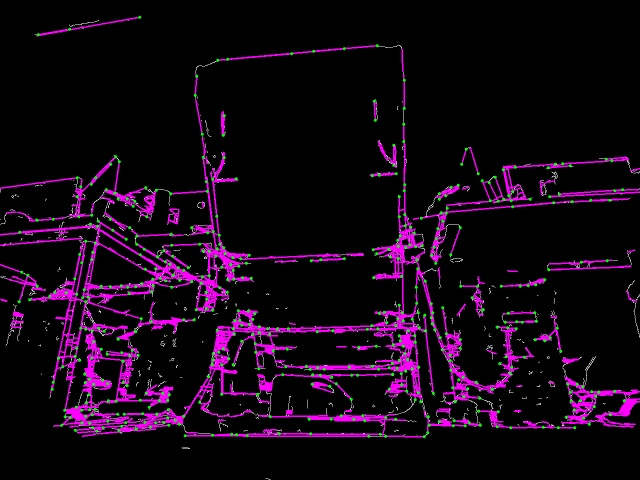
//> input picture eun-zi/0603/feature_images/ch_direction_img_10.jpg, 640 x 480 px, given in place of x-raw, format=BGR ! appsink, which was not available
$ ./slam_pipeline_cannyHough_feature   (built with g++ and OpenCV 4)
//> lines starting //> are read from the running program, lines starting //| are printed output that depends on the picture; after the words box and inside, x2 and y2 are one past the last pixel; in counts of white or black regions, pixels touching at a corner belong together; pictures that were not available may be replaced by others from this repository, and a replacement may not be noted
#include <opencv2/opencv.hpp>
#include <opencv2/features2d.hpp>
#include <opencv2/imgproc.hpp>
#include <iostream>
#include <algorithm>
#include <deque>
#include <thread>

// ORB 추출 민감도, 수평 매칭 허용 범위, 매칭 임계값
#define ORBTHRESHOLD 10
#define HORIZENTALITY 40
#define MATCHTHRESHOLD 40

using namespace std;
using namespace cv;

// Jetson Nano의 CSI 카메라를 위한 GStreamer 파이프라인 설정 함수
std::string get_pipeline(int sensor_id, int width, int height, int fps) {
    return "nvarguscamerasrc sensor-id=" + std::to_string(sensor_id) +
           " exposuretimerange=\"20000000 20000000\" gainrange=\"128 128\" wbmode=1" +
           " ! video/x-raw(memory:NVMM), width=" + std::to_string(width) +
           ", height=" + std::to_string(height) + ", framerate=" + std::to_string(fps) + "/1 ! " +
           "nvvidconv flip-method=0 ! video/x-raw, format=BGRx ! " +
           "videoconvert ! video/x-raw, format=BGR ! appsink";
}

int main() {
    // 이미지 해상도 및 FPS 설정
    int width = 3264, height = 2464, fps = 21;

    // 카메라 열기
    VideoCapture cap0(get_pipeline(0, width, height, fps), cv::CAP_GSTREAMER);
    VideoCapture cap1(get_pipeline(1, width, height, fps), cv::CAP_GSTREAMER);

    if (!cap0.isOpened() || !cap1.isOpened()) {
        cerr << "\n[ERROR] 카메라 열기 실패!" << endl;
        return -1;
    }

    Mat img_left, img_right;

    // 카메라 준비 기다림 (최대 1초 대기)
    int wait_count = 0;
    while(wait_count < 50){
        cap0.read(img_left);
        cap1.read(img_right);
        if(!img_left.empty() && !img_right.empty()){
            break;
        }
        wait_count++;
        this_thread::sleep_for(chrono::milliseconds(20));
    }
//> this loop made 1 pass
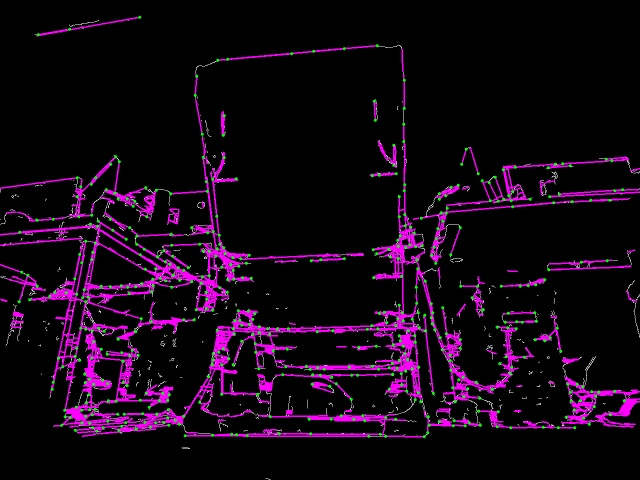
//> input picture eun-zi/0603/feature_images/ch_direction_img_10.jpg, 640 x 480 px, given in place of x-raw, format=BGR ! appsink, which was not available
//> img_left is the input picture: 480 rows x 640 cols, CV_8UC3; mean B, G, R 20.7, 6.7, 20.7
//> after the loop, wait_count = 0

    // 이미지 캡처 실패 시 종료
    if(img_left.empty() || img_right.empty()){
        cout << "Cannot read Image" << endl;
        return -1;
    }

    // 크기 조절 및 상하반전 (센서 방향 보정)
    resize(img_left, img_left, Size(1280, 960));
//> img_left: 960 rows x 1280 cols, CV_8UC3
    resize(img_right, img_right, Size(1280, 960));
    flip(img_left, img_left, -1);
    flip(img_right, img_right, -1);

    // RGB 이미지 저장
    imwrite("leftImage.jpg", img_left);
    imwrite("rightImage.jpg", img_right);

    // 그레이 변환 + 잡음 제거 + 대비 보정
    cvtColor(img_left, img_left, COLOR_BGR2GRAY);
//> img_left: 960 rows x 1280 cols, CV_8UC1
    cvtColor(img_right, img_right, COLOR_BGR2GRAY);
    medianBlur(img_left, img_left, 3);
//> img_left: 960 rows x 1280 cols, CV_8UC1; min 0, max 162, mean 12.3
    medianBlur(img_right, img_right, 3);
    Ptr<CLAHE> clahe = createCLAHE(2.0, Size(4, 4));
    clahe->apply(img_left, img_left);
    clahe->apply(img_right, img_right);

    // ORB 객체 생성 (키포인트 최대 수, 스케일, 피라미드 수 등)
    Ptr<ORB> orb = ORB::create(10000, 1.2f, 8, 31, 0, 2, ORB::HARRIS_SCORE, 31, ORBTHRESHOLD);

    // Canny 엣지 + HoughLinesP 직선 검출
    Mat canny_edges, canny_edges_right;
    vector<Vec4i> lines, lines_right;
    Canny(img_left, canny_edges, 50, 100);
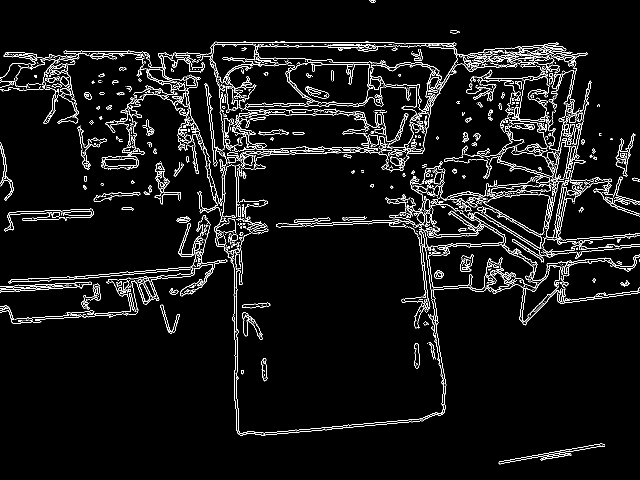
//> canny_edges: 960 rows x 1280 cols, CV_8UC1 (shown at 1/2 size); 5.1% white in thin lines or dots
    HoughLinesP(canny_edges, lines, 1, CV_PI / 180, 40, 30, 10);
//> lines = 793 lines (x1, y1, x2, y2), first 8: [469, 85, 788, 85], [656, 94, 744, 93], [130, 101, 187, 103], [144, 554, 408, 531], [645, 128, 742, 128], [508, 117, 610, 117], [133, 559, 399, 536], [17, 428, 165, 423]
    Canny(img_right, canny_edges_right, 50, 100);
    HoughLinesP(canny_edges_right, lines_right, 1, CV_PI / 180, 40, 30, 10);
//> lines_right has the same summary as lines

    // Hough 선을 마스크로 변환하여 ORB에 사용
    Mat hough_mask = Mat::zeros(img_left.size(), CV_8UC1);
    for (const auto& hline : lines)
        line(hough_mask, Point(hline[0], hline[1]), Point(hline[2], hline[3]), Scalar(255), 1);
//> this loop made 793 passes
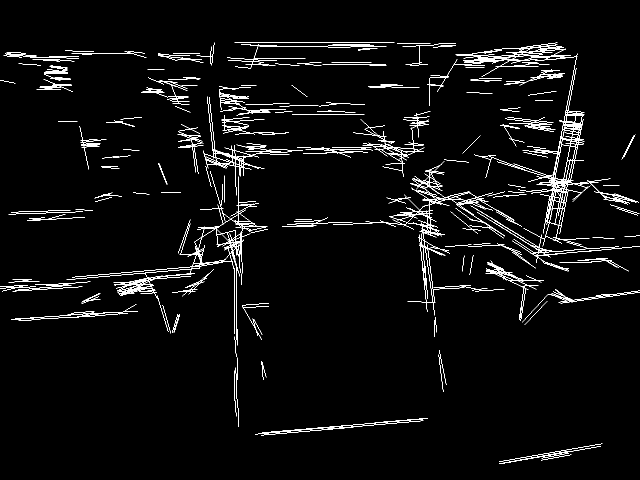
//> hough_mask: 960 rows x 1280 cols, CV_8UC1 (shown at 1/2 size); 3.2% white in thin lines or dots, all inside (x1, y1, x2, y2) = (0, 85, 1280, 928)
    dilate(hough_mask, hough_mask, Mat(), Point(-1, -1), 2);
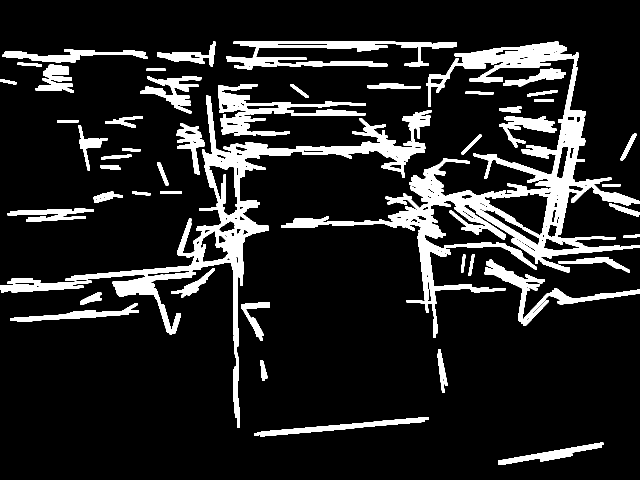
//> hough_mask: 960 rows x 1280 cols, CV_8UC1 (shown at 1/2 size); 13.2% white; 56 white regions, largest, box (x1, y1, x2, y2) and area: (562, 83, 1280, 676) 54690, (131, 191, 863, 856) 35800, (452, 83, 791, 139) 7443

    Mat hough_mask_right = Mat::zeros(img_right.size(), CV_8UC1);
    for (const auto& hline : lines_right)
        line(hough_mask_right, Point(hline[0], hline[1]), Point(hline[2], hline[3]), Scalar(255), 1);
    dilate(hough_mask_right, hough_mask_right, Mat(), Point(-1, -1), 2);

    // ORB 키포인트 + 디스크립터 추출 (마스크 적용)
    vector<KeyPoint> kp_left_raw, kp_right_raw;
    Mat desc_left_raw, desc_right_raw;
    //orb->detectAndCompute(img_left, hough_mask, kp_left_raw, desc_left_raw); 기존 소스코드
    //orb->detectAndCompute(img_right, hough_mask_right, kp_right_raw, desc_right_raw);


    // 추가 선분 끝점만 KeyPoint로 변환
	vector<Point2f> pts_l, pts_r;
		for (auto& ln : lines) {
			float dx = ln[2] - ln[0];
			float dy = ln[3] - ln[1];
			float length = sqrt(dx * dx + dy * dy);
			if (length < 30.0f) continue;  // 너무 짧은 선 무시

			pts_l.emplace_back(ln[0], ln[1]);
			pts_l.emplace_back(ln[2], ln[3]);
	}
//> this loop made 793 passes
//> (ln, dx, dy, length) on passes 1 to 3: ([469, 85, 788, 85], 319, 0, 319), ([656, 94, 744, 93], 88, -1, 88.01), ([130, 101, 187, 103], 57, 2, 57.04)
//> after the loop, pts_l = 1586 Points (x, y), first 12: [469, 85], [788, 85], [656, 94], [744, 93], [130, 101], [187, 103], [144, 554], [408, 531], [645, 128], [742, 128], [508, 117], [610, 117]
		for (auto& ln : lines_right) {
			float dx = ln[2] - ln[0];
			float dy = ln[3] - ln[1];
			float length = sqrt(dx * dx + dy * dy);
			if (length < 30.0f) continue;

			pts_r.emplace_back(ln[0], ln[1]);
			pts_r.emplace_back(ln[2], ln[3]);
		}
//> after the loop, pts_r has the same summary as pts_l
	kp_left_raw.clear();
	kp_right_raw.clear();
	for (auto& p : pts_l) kp_left_raw.emplace_back(p, 1.f);
//> this loop made 1586 passes
//> after the loop, kp_left_raw = 1586 keypoints; strongest (x, y, size): (469, 85, 1), (788, 85, 1), (656, 94, 1), (744, 93, 1)
	for (auto& p : pts_r) kp_right_raw.emplace_back(p, 1.f);
//> after the loop, kp_right_raw has the same summary as kp_left_raw

	// ORB 디스크립터만 생성
	orb->compute(img_left, kp_left_raw, desc_left_raw);
//> kp_left_raw = 1552 keypoints; strongest (x, y, size): (469, 85, 1), (788, 85, 1), (656, 94, 1), (744, 93, 1)
	orb->compute(img_right, kp_right_raw, desc_right_raw);
//> kp_right_raw has the same summary as kp_left_raw

    cout << "Canny-Orb keypoint number: " << kp_left_raw.size() << endl;
//| Canny-Orb keypoint number: 1552

    // 키포인트 클러스터링 기반 필터링 (좌측)
    vector<KeyPoint> kp_left, kp_right, filtered_kp;
    Mat desc_left, desc_right, filtered_desc;
    vector<int> sorted_indices;
    for(int i = 0; i < kp_left_raw.size(); i++) sorted_indices.push_back(i);
//> after the loop, sorted_indices = 1552 values from 0 to 1551
    sort(sorted_indices.begin(), sorted_indices.end(), [&](int a, int b) {
        return kp_left_raw[a].response > kp_left_raw[b].response;
    });
//> sorted_indices = 1552 values, max 1551 at index 511, min 0 at index 1540, mean 775.5
    vector<bool> used(kp_left_raw.size(), false);

    const float CLUSTER_RADIUS = 10.0f;
    for(int i : sorted_indices){
        if(used[i]) continue;
        const Point2f& center = kp_left_raw[i].pt;
        filtered_kp.push_back(kp_left_raw[i]);
        filtered_desc.push_back(desc_left_raw.row(i));
        used[i] = true;
        for(int j = 0; j < kp_left_raw.size(); j++){
            if(!used[j] && norm(kp_left_raw[j].pt - center) < CLUSTER_RADIUS) used[j] = true;
        }
    }
//> this loop made 1552 passes
//> (center, i) on passes 61 to 72: (Point(396, 347), 983), (Point(842, 460), 994), (Point(955, 467), 981), (Point(901, 423), 980), (Point(422, 373), 979), (Point(411, 332), 978), (Point(1043, 164), 977), (Point(1008, 168), 976), (Point(1097, 248), 975), (Point(1010, 237), 974), (Point(517, 88), 973), (Point(501, 136), 972)
//> center on passes 1 to 6: Point(1175, 373), Point(706, 304), Point(651, 304), Point(482, 523), Point(480, 465), Point(911, 90)
    kp_left = filtered_kp;
    desc_left = filtered_desc.clone();

    // 오른쪽 이미지 클러스터링 (동일한 방식)
    sorted_indices.clear(); filtered_kp.clear(); filtered_desc.release(); used.clear();
    for(int i = 0; i < kp_right_raw.size(); i++) {
        used.push_back(false);
        sorted_indices.push_back(i);
    }
    sort(sorted_indices.begin(), sorted_indices.end(), [&](int a, int b) {
        return kp_right_raw[a].response > kp_right_raw[b].response;
    });
    for(int i : sorted_indices){
        if(used[i]) continue;
        const Point2f& center = kp_right_raw[i].pt;
        filtered_kp.push_back(kp_right_raw[i]);
        filtered_desc.push_back(desc_right_raw.row(i));
        used[i] = true;
        for(int j = 0; j < kp_right_raw.size(); j++){
            if(!used[j] && norm(kp_right_raw[j].pt - center) < CLUSTER_RADIUS) used[j] = true;
        }
    }
    kp_right = filtered_kp;
    desc_right = filtered_desc.clone();

    // 수직 정렬 (y 좌표 기준) 후 에피폴라 제약 기반 매칭
    vector<int> sortedLeft, sortedRight;
    for (int i = 0; i < kp_left.size(); i++) sortedLeft.push_back(i);
    for (int i = 0; i < kp_right.size(); i++) sortedRight.push_back(i);
    sort(sortedLeft.begin(), sortedLeft.end(), [&](int a, int b) { return kp_left[a].pt.y < kp_left[b].pt.y; });
    sort(sortedRight.begin(), sortedRight.end(), [&](int a, int b) { return kp_right[a].pt.y < kp_right[b].pt.y; });

    deque<int> trainIndex;
    int current = 0;
    vector<DMatch> matches;
    vector<float> disparities;
    for (int i = 0; i < kp_left.size(); i++) {
        while (!trainIndex.empty() && kp_right[trainIndex[0]].pt.y < kp_left[sortedLeft[i]].pt.y - HORIZENTALITY)
            trainIndex.pop_front();
        while (current < sortedRight.size() && kp_right[sortedRight[current]].pt.y <= kp_left[sortedLeft[i]].pt.y + HORIZENTALITY)
            trainIndex.push_back(sortedRight[current++]);

        int best_idx = -1, best_dist = INT_MAX;
        for (int j = 0; j < trainIndex.size(); j++) {
            int dist = norm(desc_left.row(sortedLeft[i]), desc_right.row(trainIndex[j]), NORM_HAMMING);
            if(kp_right[trainIndex[j]].pt.x - kp_left[sortedLeft[i]].pt.x < 0) continue;
            if (dist < best_dist) {
                best_dist = dist;
                best_idx = j;
            }
        }
        if (best_dist < MATCHTHRESHOLD) {
            matches.emplace_back(sortedLeft[i], trainIndex[best_idx], (float)best_dist);
            trainIndex.erase(trainIndex.begin() + best_idx);
        }
    }

    // 시차 계산 (disparity = x 좌표 차이)
    std::vector<cv::DMatch> valid_matches;
    for (const auto& match : matches) {
        Point2f pt_left = kp_left[match.queryIdx].pt;
        Point2f pt_right = kp_right[match.trainIdx].pt;
        float disparity = pt_right.x - pt_left.x;

        if (disparity > 1 && disparity < 100) {
        disparities.push_back(disparity);
        valid_matches.push_back(match);
		}
    }
    std::cout << "매칭된 선 수: " << valid_matches.size() << std::endl;
//| 매칭된 선 수: 0

    for(auto d : disparities) cout << d << endl;
//> this loop made 0 passes

    // 결과 시각화
    Mat match_img;
    drawMatches(img_left, kp_left, img_right, kp_right,
            valid_matches, match_img, Scalar::all(-1),
            Scalar::all(-1), vector<char>(),
            DrawMatchesFlags::NOT_DRAW_SINGLE_POINTS);
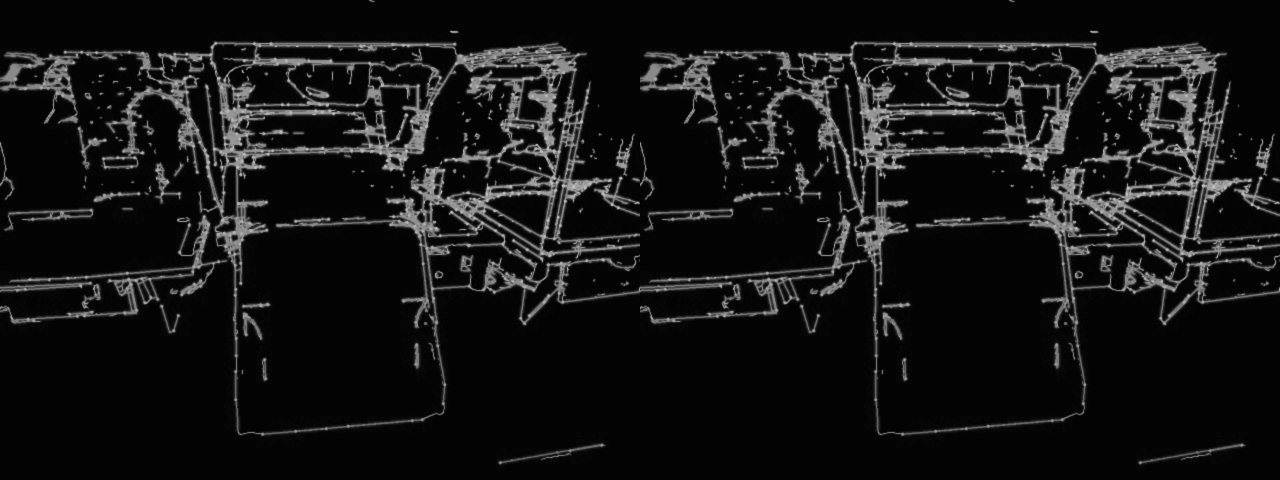
//> match_img: 960 rows x 2560 cols, CV_8UC3 (shown at 1/2 size); min 3, max 197, mean 20.5

    Mat direction_img, direction_img_right;
    cvtColor(canny_edges, direction_img, COLOR_GRAY2BGR);
//> direction_img: 960 rows x 1280 cols, CV_8UC3; 5.1% white in thin lines or dots
    cvtColor(canny_edges_right, direction_img_right, COLOR_GRAY2BGR);
    for (const auto& l : lines) line(direction_img, Point(l[0], l[1]), Point(l[2], l[3]), Scalar(255, 0, 255), 2);
//> this loop made 793 passes
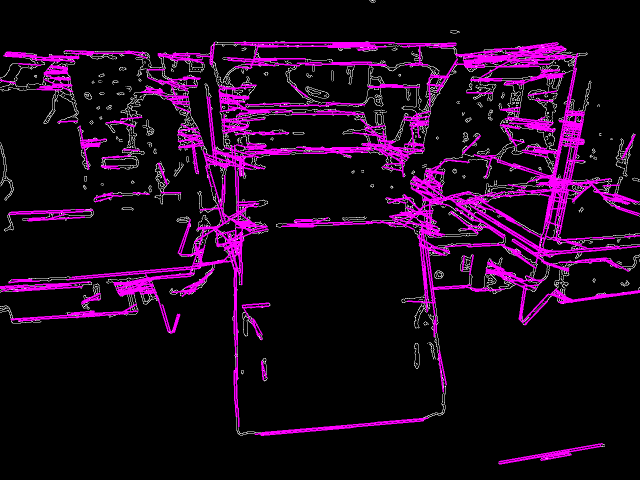
//> direction_img: 960 rows x 1280 cols, CV_8UC3 (shown at 1/2 size); mean B, G, R 27.6, 6.1, 27.6
    for (const auto& l : lines_right) line(direction_img_right, Point(l[0], l[1]), Point(l[2], l[3]), Scalar(255, 0, 255), 2);
    for (const auto& kp : kp_left) circle(direction_img, kp.pt, 3, Scalar(0, 255, 0), -1);
//> this loop made 782 passes
//> kp on passes 1 to 3: keypoint at (1175, 373), size 1, keypoint at (706, 304), size 1, keypoint at (651, 304), size 1
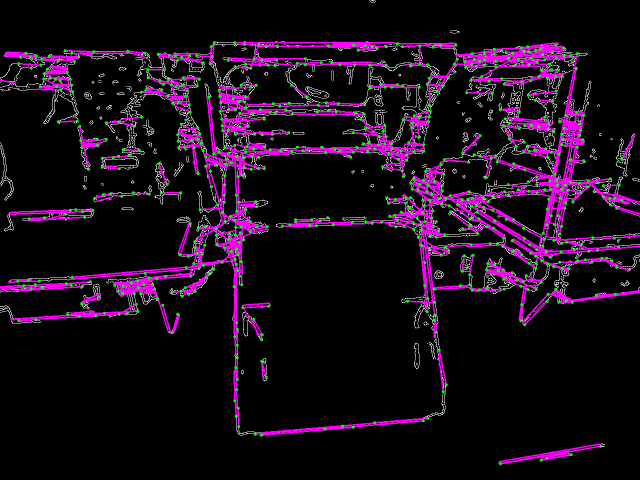
//> direction_img: 960 rows x 1280 cols, CV_8UC3 (shown at 1/2 size); 1.85% of pixels changed, all inside (x1, y1, x2, y2) = (32, 82, 1247, 931)
    for (const auto& kp : kp_right) circle(direction_img_right, kp.pt, 3, Scalar(0, 255, 0), -1);

    resize(match_img, match_img, Size(1280, 480));
//> match_img: 480 rows x 1280 cols, CV_8UC3
    resize(img_left, img_left, Size(640, 480));
//> img_left: 480 rows x 640 cols, CV_8UC1
    resize(img_right, img_right, Size(640, 480));
    resize(direction_img, direction_img, Size(640, 480));
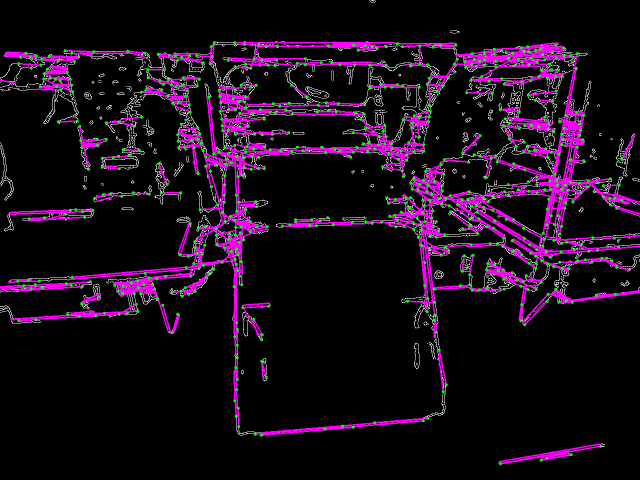
//> direction_img: 480 rows x 640 cols, CV_8UC3; mean B, G, R 24.6, 10.6, 24.6
    resize(direction_img_right, direction_img_right, Size(640, 480));

    imshow("ORB Matches", match_img);
    imwrite("/home/eunzi/Desktop/orb_matches.jpg", match_img);
    //imshow("GrayScale left image", img_left);
    //imshow("GrayScale right image", img_right);
    imshow("Canny-ORB with HoughLines", direction_img);
    imwrite("/home/eunzi/Desktop/direction_img.jpg", direction_img);
    imshow("Canny-ORB with HoughLines_right", direction_img_right);

    cap0.release();
    cap1.release();
    waitKey(0);
    return 0;
}
